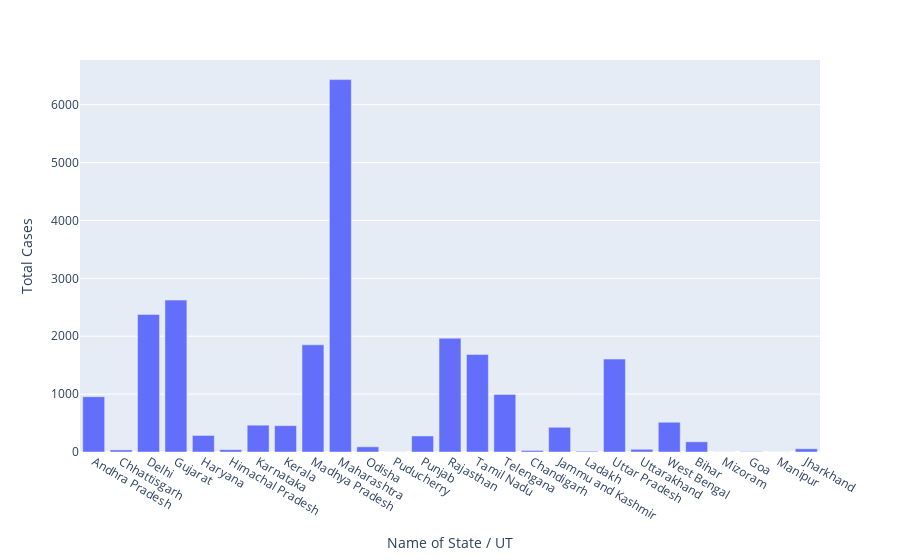

The notebook cell saved with this chart:
### Code cell
################# plotly express

px.bar(df, x="Name of State / UT", y="Total Cases")

### Figure 1 — Plotly figure (JSON) as saved in the notebook; plotly's stock layout.template omitted (floating-point values rounded to 4 significant figures)
{"data": [{"alignmentgroup": "True", "hovertemplate": "Name of State / UT=%{x}<br>Total Cases=%{y}<extra></extra>", "legendgroup": "", "marker": {"color": "#636efa"}, "name": "", "offsetgroup": "", "orientation": "v", "showlegend": false, "textposition": "auto", "type": "bar", "x": ["Andhra Pradesh", "Chhattisgarh", "Delhi", "Gujarat", "Haryana", "Himachal Pradesh", "Karnataka", "Kerala", "Madhya Pradesh", "Maharashtra", "Odisha", "Puducherry", "Punjab", "Rajasthan", "Tamil Nadu", "Telengana", "Chandigarh", "Jammu and Kashmir", "Ladakh", "Uttar Pradesh", "Uttarakhand", "West Bengal", "Bihar", "Mizoram", "Goa", "Manipur", "Jharkhand"], "xaxis": "x", "y": [955, 36, 2377, 2624, 286, 40, 463, 455, 1852, 6433, 90, 1, 277, 1966, 1686, 995, 27, 427, 13, 1605, 47, 514, 176, 1, 6, 1, 56], "yaxis": "y"}], "layout": {"barmode": "relative", "legend": {"tracegroupgap": 0}, "margin": {"t": 60}, "xaxis": {"anchor": "y", "domain": [0, 1], "title": {"text": "Name of State / UT"}}, "yaxis": {"anchor": "x", "domain": [0, 1], "title": {"text": "Total Cases"}}}}
